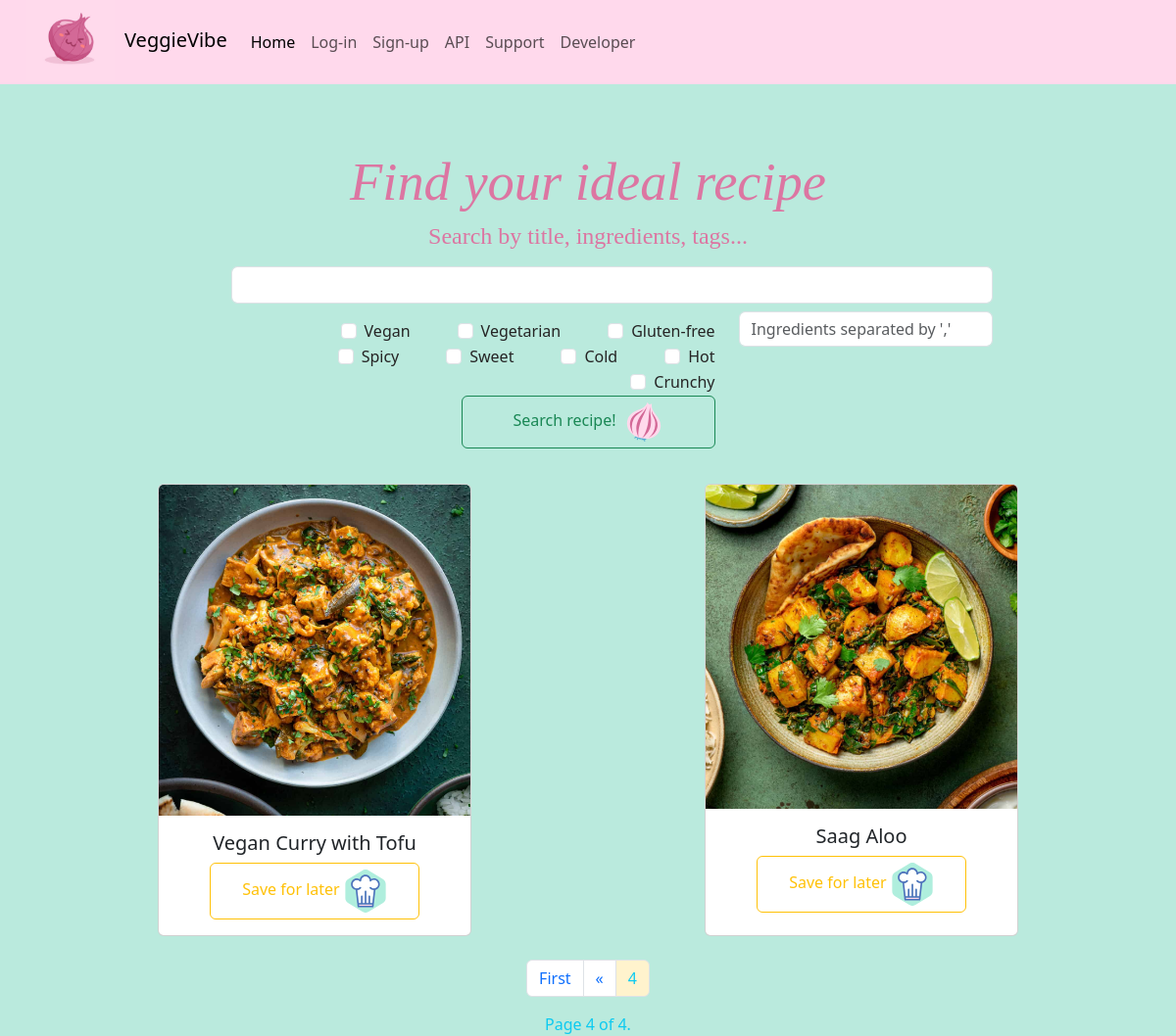
The app's page /?&page=4 with its own data.
### recipes/models.py (models this page shows, shortened)
class Tag(models.Model):
    name = models.CharField(max_length=50)

class Recipe(models.Model):
    title = models.CharField(max_length=100)
    description = models.TextField()
    ingredients = models.TextField()
    steps = models.TextField()
    tags = models.ManyToManyField('Tag', related_name='recipes', blank=True)
    image = models.ImageField(upload_to='recipes/static/recipes/images',default='recipes/static/recipes/images/general/onion_sad.jfif', blank=True)
    creator = models.ForeignKey(get_user_model(), on_delete=models.CASCADE, related_name='created_recipes')
    created_at = models.DateTimeField(auto_now_add=True)

### recipes/views.py (the view)
# urls.py: path("", views.RecipeListView.as_view(), name="recipe_list"),
class RecipeListView(generic.ListView):
    model = Recipe
    paginate_by = 3
    context_object_name = "recipes"  # your own name for the list as a template variable, default is object_list and you can use both
    def get_context_data(self, **kwargs):
        context = super().get_context_data(**kwargs)
        context["tags"] = Tag.objects.all()
        context["tags_selected"] = self.request.GET.getlist("tag", "")
        query = self.request.GET.copy()
        query.pop('page', None)
        context["url_params"] = query.urlencode() + "&"
        return context
    def get_queryset(self):
        queryset = super().get_queryset()
        search_term = self.request.GET.get("title", "")
        if search_term:
            queryset = queryset.filter(title__icontains=search_term)
        tags_selected = self.request.GET.getlist("tag", "")
        for tag in tags_selected:
            queryset = queryset.filter(tags__name=tag)
        ingredients_selected = self.request.GET.get("ingredients", "").split(",")
        for ingredient in ingredients_selected:
            queryset = queryset.filter(ingredients__icontains=ingredient.strip())
        return queryset.distinct().order_by("-created_at")

### recipes/templates/recipes/recipe_list.html (shortened to what this page needs)
{% extends "base.html" %} {% block content %}
{% load static %}
<main>
  <div class="container text-center">
    <div class="me-5 p-1">
      <h2 class="cormorant pt-3 ms-5">Find your ideal recipe</h2>
      <h4 class="cormorant ms-5">Search by title, ingredients, tags...</h4>
      <form class="mb-3 pt-2 ms-5 container d-flex justify-content-center flex-wrap" method="get">
        <input class="form-control w-75 text-center" type="text" name="title" value="{{ request.GET.title }}"/>
        <div class="d-flex flex-wrap justify-content-lg-end justify-content-md- justify-content-start w-50 mt-3">
          {% for tag in tags %}
          <div class="form-check form-check-inline ms-4 me-4">
            <input class="form-check-input" type="checkbox" name="tag" value="{{ tag.name }}" {% if tag.name in tags_selected %}checked {% endif %} >
            <label class="form-check-label" for="inlineCheckbox1">{{ tag.name }}</label>
          </div>
          {% endfor %}
        </div>
        <input class="form-control w-25 mt-2 h-25" type="text" name="ingredients" value="{{ request.GET.ingredients }}" placeholder="Ingredients separated by ','">
        <button type="submit" class="btn btn-outline-success w-25 me-5 mb-3 ">Search recipe!</button>
        <br>
      </form>
    </div>
  <div class="d-flex flex-wrap justify-content-around">
  {% for recipe in page_obj %}
  <div class="card text-center card-hover" style="width: 20rem;">
    <a href="{% url 'recipes:recipe_detail' recipe.id %}">
    {% if recipe.image %}
    <img src="{{ recipe.image.url }}" class="card-img-top" alt="{{recipe.title}} image" height:"290px">
    {% endif %}
    </a>
    <div class="card-body">
      <h5 class="card-title align-self-start">{{ recipe.title }}</h5>
      <div class="d-flex justify-content-center mb-0">
        <a href="#" class="btn btn-outline-warning w-75">Save for later </a>
      </div>
    </div>
  </div>
  {% endfor %}
  </div>
  {% if object_list %}
  <nav class="mt-4 align-self-end" aria-label="Page navigation">
      <ul class="step-links pagination justify-content-center">
          {% if page_obj.has_previous %}
              <li class="page-item"><a class="page-link" href="?{{url_params}}page=1">First</a></li>
              <li class="page-item"><a class="page-link" href="?{{url_params}}page={{ page_obj.previous_page_number }}" aria-label="previous">&laquo;</a></li>
          {% endif %}
          <li class="page-item current"><a class="page-link bg-warning-subtle text-info" href="?page=1">{{ page_obj.number }}</a></li>
  {% endif %}
        </ul>
      </nav>
      <span class="current justify-content-center pagination text-info align-self-end">
        Page {{ page_obj.number }} of {{ page_obj.paginator.num_pages }}.
      </span>
  </div>
</main>
{% endblock %} ```

### recipes/static/recipes/styles.css (style rules this page uses)
body { background-color: rgb(186, 234, 221) !important; color: rgb(37, 36, 36) !important; }
img { max-width: 400px; max-height: auto; }
.cormorant { font-family: "Cormorant Garamond", serif; font-weight: 400 !important; color: #dc76a2; }
h2 { font-style: italic; font-size: 3.4rem !important; }

### records on screen
Tag: name "Vegan"
Tag: name "Vegetarian"
Tag: name "Gluten-free"
Tag: name "Spicy"
Tag: name "Sweet"
Tag: name "Cold"
Tag: name "Hot"
Tag: name "Crunchy"
Recipe: image (picture), title "Vegan Curry with Tofu"
Recipe: image (picture), title "Saag Aloo"

### other values on screen
{{ page_obj.number }} "4"
{{ page_obj.paginator.num_pages }} "4"
